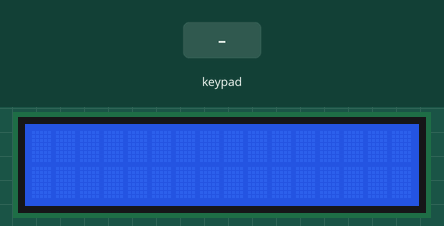
Recording of a sketch running on a simulated Arduino Uno, built with avr-gcc and run on an emulated ATmega328P. Shown: 16×2 character LCD. The test bench sets the inputs (shaded band).

Above: at 1.2 s.
1.3 s: keypad keys 7 6 5 4 * pressed 0.4 s apart
At 3.4 s:
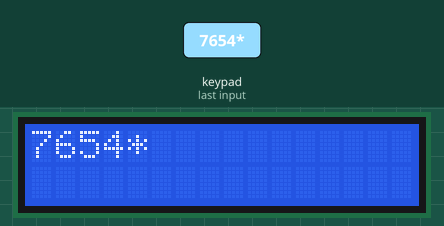
4.8 s: key '1' pressed
At 5.1 s:
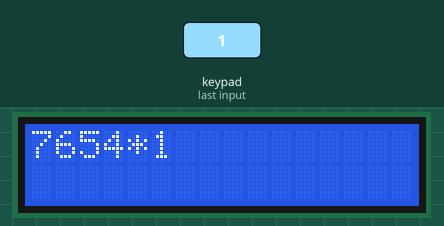
6.3 s: key '2' pressed
At 7.1 s:
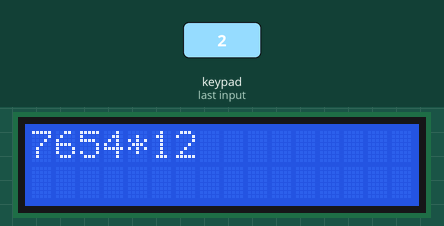
7.8 s: keypad keys 7 6 5 4 pressed 0.4 s apart
At 10.4 s:
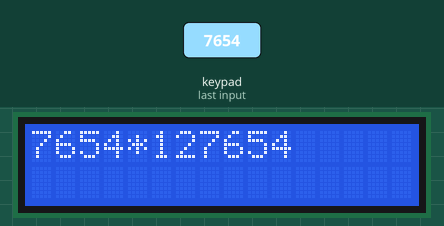
10.9 s: key 'C' pressed
At 12.0 s:
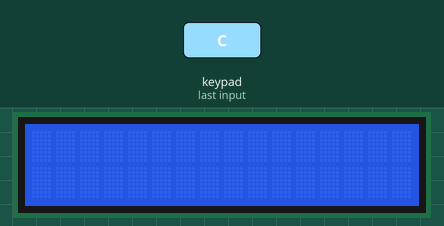
12.4 s: keypad keys 7 + 5 = pressed 0.4 s apart
At 14.0 s:
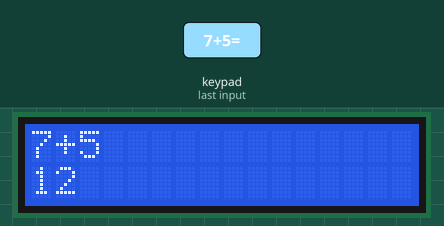
Timing chart, 0 to 15.5 s (numbered marks = the images above; inputs shaded):
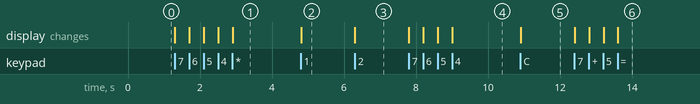

The sketch:

calculadora1.ino
```cpp
/*
 * Script of calculator system
 * Project remixed; idealized by external user [samuelreis714]
 * Version developed by [Pedro Gil]
 * Also available on GitHub [https://github.com/pedroaggil/calculator-tinkercad]
 */

#include <LiquidCrystal.h>
#include <Keypad.h>

const byte row = 4;
const byte column = 4;

char Key[row][column] = {
  {'1','2','3','+'},
  {'4','5','6','-'},
  {'7','8','9','*'},
  {'C','0','=','/'}
};

// Connect the buttons to the motherboard outputs
byte pinRow[row] = {7, 6, 5, 4};
byte pinColumn[column] = {3, 2, A5, A4};


Keypad keypad = Keypad(makeKeymap(Key), pinRow, pinColumn, row, column);
LiquidCrystal lcd(8, 9, 10, 11, 12, 13); //RS, E, D4, D5, D6, D7

String reedOrder_01,reedOrder_02;
byte calc = 0;

char a;
long data1,data2,rpt1;
double data3,data4,rpt2;

int count = 0;

void setup(){
  lcd.begin(16, 2); //LCD (16 COL, 2 ROW)
}

void loop(){
  char key = keypad.getKey();

  if (key == '0' || key == '1' || key == '2' || key == '3' || key == '4' || key == '5' || key == '6' || key == '7' || key == '8' || key == '9'){

      if(calc == 0){
        lcd.print(key);
        reedOrder_01 += key;
        data1 = reedOrder_01.toInt();

      } else if(calc == 1){
        lcd.print(key);
        reedOrder_02+=key;
        data2 = reedOrder_02.toInt();

      }
  }

  if(key == 'C'){

      reedOrder_02 = "";
      reedOrder_01 = "";

      data1 = 0;
      data2 = 0;
      data3 = 0;
      data4 = 0;
      calc  = 0;
      rpt1  = 0;
      rpt2  = 0;

	  count++;

      lcd.clear();

      if (count == 7) {

      	lcd.clear();
        lcd.setCursor(0, 0);
        lcd.print("Developed by");
        lcd.setCursor(0, 1);
        lcd.print("Pedro Gil");

        delay(7000); // Keep message on screen for 7s
        lcd.clear();

        lcd.print("0--||=====>");

        delay(7000); // Keep message on screen for 7s
        lcd.clear();

      }

      /*for (int egg = 0; egg <= 7; egg++) {

        lcd.print('Developed by Pedro Gil');

      }*/

  } else if(key == '=' && a == '+'){

    calc++;

    lcd.setCursor(0,2);
    rpt1 = data1+data2;

    lcd.print(rpt1);

  } else if(key == '='&& a == '-'){

    calc++;

    lcd.setCursor(0,2);
    rpt1 = data1 - data2;

    lcd.print(rpt1);

  } else if(key == '=' && a == '*'){

    calc++;

    lcd.setCursor(0,2);
    rpt1 = data1 * data2;

    lcd.print(rpt1);

  } else if(key == '=' && a == '/'){

    calc++;

    lcd.setCursor(0,2);
    data3 = data1;
    data4 = data2;

    rpt2 = (data3 / data4);
    lcd.print(rpt2);

  } else if((key == '+' || key == '-' || key == '*' || key == '/') && (calc == 0)){

    calc++;

    a = key;
    lcd.print(a);
  }
}

/* End system */
```

Measured:
- after the input at 1.3 s, the display: first changes at once (image 1 shows a later state)
- after the input at 4.8 s, the display: changes at once (image 2)
- after the input at 6.3 s, the display: changes at once (image 3)
- after the input at 7.8 s, the display: first changes at once (image 4 shows a later state)
- after the input at 10.9 s, the display: changes at once (image 5)
- after the input at 12.4 s, the display: first changes at once (image 6 shows a later state)
